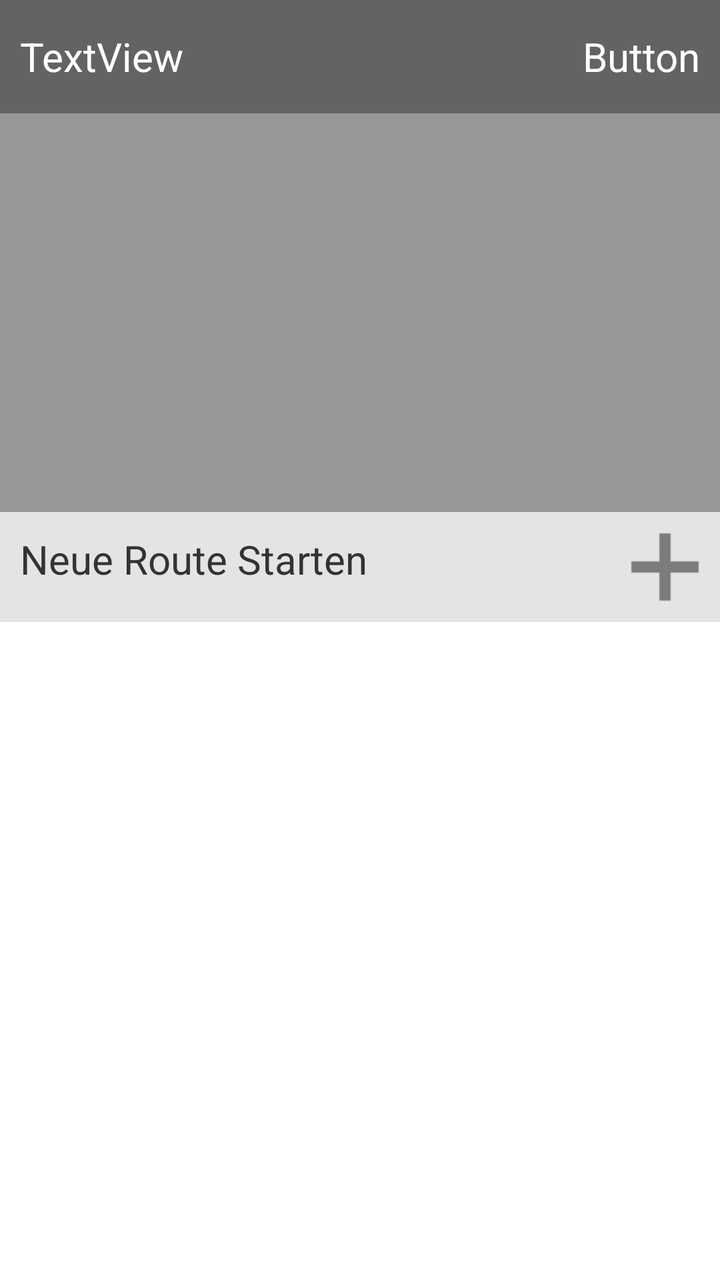
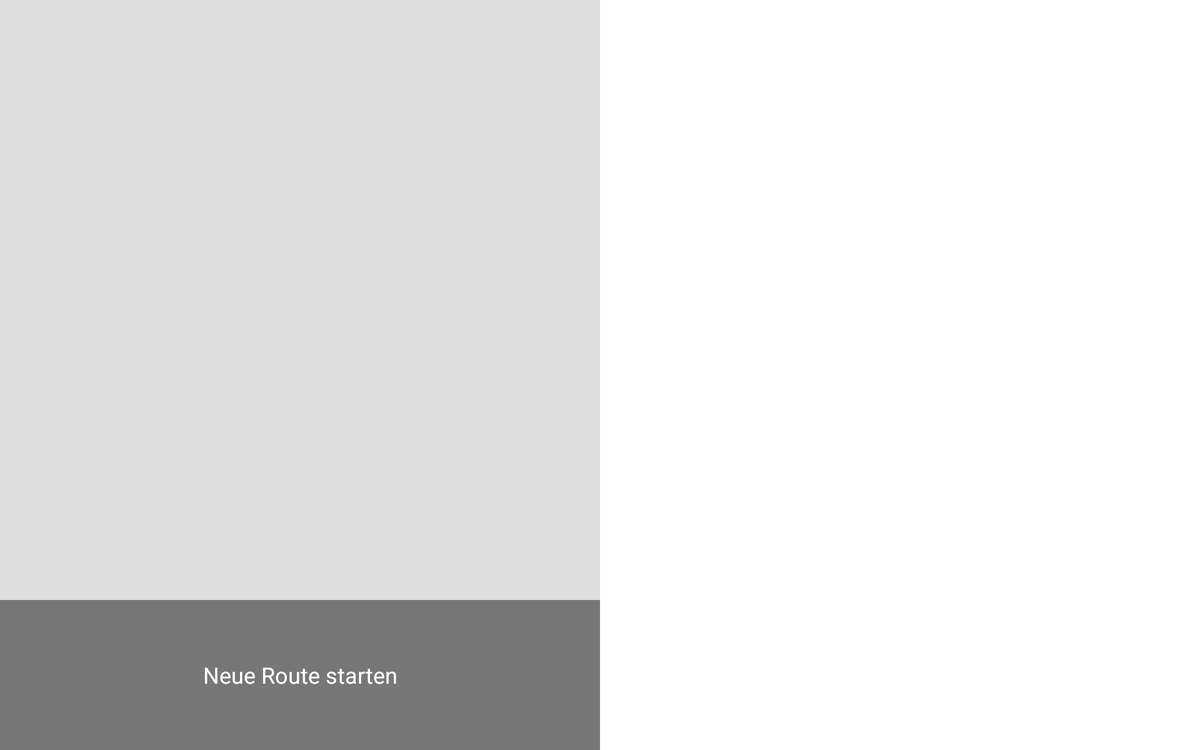

First picture: res/layout/ on a phone held upright. Second picture: the repository's own variant of that layout, on a device whose configuration matches the variant's folder. Source for both follows.
<!-- AndroidManifest.xml: application theme Theme.Appbasetheme -->
<!-- res/layout/fragment_main.xml -->
<?xml version="1.0" encoding="utf-8"?>

<LinearLayout xmlns:android="http://schemas.android.com/apk/res/android"
    android:id="@+id/LinearLayout1"
    android:layout_width="fill_parent"
    android:layout_height="fill_parent"
    android:orientation="vertical" >

    <RelativeLayout
        android:layout_width="match_parent"
        android:layout_height="0dp"
        android:layout_weight="@integer/weightMainMap"
        android:background="@color/gray" >

        <FrameLayout
            android:id="@+id/map"
            android:layout_width="fill_parent"
            android:layout_height="fill_parent"
            android:layout_weight="1"
            android:gravity="center" 
            android:layout_marginBottom="5dp">
        </FrameLayout>

        <FrameLayout
            android:layout_width="match_parent"
            android:layout_height="match_parent"
            android:layout_weight="1" >

            <LinearLayout
                android:layout_width="match_parent"
                android:layout_height="match_parent"
                android:orientation="vertical" >

                <LinearLayout
                    android:layout_width="match_parent"
                    android:layout_height="0dp"
                    android:layout_weight="@integer/weightTextBarMainMap"
                    android:background="@color/gray"
                    android:gravity="center_vertical" >

                    <TextView
                        android:id="@+id/txtViewPic"
                        android:layout_width="0dp"
                        android:layout_height="wrap_content"
                        android:layout_weight="1"
                        android:maxLines="1"
                        android:paddingLeft="10dp"
                        android:text="TextView"
                        android:textColor="@color/white"
                        android:textSize="@dimen/h1" />

                    <TextView
                        android:id="@+id/txtViewDatePreview"
                        android:layout_width="0dp"
                        android:layout_height="wrap_content"
                        android:layout_marginRight="10dp"
                        android:layout_weight="1"
                        android:gravity="right"
                        android:background="#00000000"
                        android:text="Button"
                        android:textColor="@color/white"
                        android:textSize="@dimen/h1" />
                </LinearLayout>

                <FrameLayout
                    android:layout_width="match_parent"
                    android:layout_height="0dp"
                    android:layout_weight="7" >
                </FrameLayout>
            </LinearLayout>
        </FrameLayout>
    </RelativeLayout>

    <RelativeLayout
        android:layout_width="match_parent"
        android:layout_height="0dp"
        android:layout_weight="@integer/weightMainList" >

        <LinearLayout
            android:layout_width="match_parent"
            android:layout_height="match_parent"
            android:orientation="vertical" >

         

            <ViewFlipper
                android:id="@+id/vf"
                android:layout_width="fill_parent"
                android:layout_height="wrap_content"
                 >

                <include
                    android:id="@+id/includeNewElement"
                    layout="@layout/allrouteslist_create_route_item" />

                <include
                    android:id="@+id/includeCurrentElement"
                    layout="@layout/allrouteslist_active_route_item" />
            </ViewFlipper>

      

            <ListView
                android:id="@+id/listView1"
                android:layout_width="fill_parent"
                android:layout_height="fill_parent"
                android:drawSelectorOnTop="false"
                android:listSelector="#e6e6e6"
                android:longClickable="true" >
            </ListView>
        </LinearLayout>
    </RelativeLayout>

</LinearLayout>
<!-- res/layout/allrouteslist_create_route_item.xml (included above) -->
<?xml version="1.0" encoding="utf-8"?>

<LinearLayout xmlns:android="http://schemas.android.com/apk/res/android"
    android:layout_width="fill_parent"
    android:layout_height="wrap_content"
    android:layout_gravity="center_horizontal"
    android:background="#e4e4e4"
    android:orientation="horizontal" >

    <LinearLayout
        android:layout_width="fill_parent"
        android:layout_height="wrap_content"
        android:layout_gravity="center_vertical"
        android:layout_margin="10dp"
        android:orientation="horizontal" >

        <TextView
            android:id="@+id/textNewRoute"
            android:layout_width="wrap_content"
            android:layout_height="wrap_content"
            android:text="Neue Route Starten"
            android:textColor="#333"
            android:textSize="@dimen/h1" />

        <LinearLayout
            android:layout_width="fill_parent"
            android:layout_height="wrap_content"
            android:gravity="right"
            android:orientation="horizontal" >

            <Button
                android:id="@+id/imagebuttonCreate"
                android:layout_width="35dp"
                android:layout_height="35dp"
                android:background="@drawable/icon_new_route"
                android:clickable="false"
                android:focusable="false"
                android:focusableInTouchMode="false"
                android:textColor="@color/white"
                android:textSize="@dimen/h1" />
        </LinearLayout>
    </LinearLayout>

</LinearLayout>
<!-- res/layout/allrouteslist_active_route_item.xml (included above) -->
<?xml version="1.0" encoding="utf-8"?>

<LinearLayout xmlns:android="http://schemas.android.com/apk/res/android"
    android:layout_width="fill_parent"
    android:layout_height="wrap_content"
    android:layout_gravity="center_horizontal"
    android:background="@color/lightgreen"
    android:orientation="horizontal" >

    <LinearLayout
        android:layout_width="fill_parent"
        android:layout_height="wrap_content"
        android:layout_gravity="center_vertical"
        android:layout_margin="@dimen/marginListElement"
        android:orientation="horizontal" >

        <TextView
            android:id="@+id/textRouteNameActive"
            android:layout_width="wrap_content"
            android:layout_height="wrap_content"
            android:layout_gravity="center_vertical"
            android:textColor="@color/white"
            android:textSize="@dimen/h1" />

        <ImageView
            android:id="@+id/ivPlayAnim"
            android:layout_width="15dp"
            android:layout_height="15dp"
            android:layout_gravity="center_vertical"
            android:layout_marginLeft="10dp"
            android:scaleType="fitCenter"
            android:src="@anim/anim_android" />

        <TextView
            android:id="@+id/textRouteDateActive"
            android:layout_width="wrap_content"
            android:layout_height="wrap_content"
            android:layout_marginLeft="10dp"
            android:textColor="@color/white"
            android:textSize="@dimen/h2" />

        <LinearLayout
            android:layout_width="fill_parent"
            android:layout_height="wrap_content"
            android:gravity="right"
            android:orientation="horizontal" >

            <Button
                android:id="@+id/imagebuttonContinue"
                android:layout_width="35dp"
                android:layout_height="35dp"
                android:background="@drawable/icon_play"
                android:clickable="true"
                android:focusable="false"
                android:focusableInTouchMode="false"
                android:textColor="@color/white"
                android:textSize="@dimen/h1" />
        </LinearLayout>
    </LinearLayout>

</LinearLayout>
<!-- resources referenced by this layout -->
<resources>
  <color name="gray">#80303030</color>
  <color name="lightgreen">#88CC00</color>
  <color name="white">#ffff</color>
  <!-- from res/values-normal/ -->
  <dimen name="h1">20dp</dimen>
  <!-- from res/values-normal/ -->
  <dimen name="h2">18dp</dimen>
  <!-- from res/values-normal/ -->
  <integer name="weightMainList">3</integer>
  <!-- from res/values-normal/ -->
  <integer name="weightMainMap">2</integer>
  <!-- from res/values-normal/ -->
  <integer name="weightTextBarMainMap">2</integer>
  <!-- drawable selectable_background_appbasetheme (drawable) -->
  <?xml version="1.0" encoding="utf-8"?>
  
  
  <selector xmlns:android="http://schemas.android.com/apk/res/android"
          android:exitFadeDuration="@android:integer/config_mediumAnimTime" >
      <item android:state_pressed="false" android:state_focused="true" android:drawable="@drawable/list_focused_appbasetheme" />
      <item android:state_pressed="true" android:drawable="@drawable/list_pressed_appbasetheme" />
      <item android:drawable="@android:color/transparent" />
  </selector>
  <style name="PopupMenu.Appbasetheme" parent="@android:style/Widget.Holo.Light.ListPopupWindow">
          <item name="android:popupBackground">@drawable/menu_dropdown_panel_appbasetheme</item>
      </style>
  <style name="DropDownListView.Appbasetheme" parent="@android:style/Widget.Holo.Light.ListView.DropDown">
          <item name="android:listSelector">@drawable/selectable_background_appbasetheme</item>
      </style>
  <style name="ActionBarTabStyle.Appbasetheme" parent="@android:style/Widget.Holo.Light.ActionBar.TabView">
          <item name="android:background">@drawable/tab_indicator_ab_appbasetheme</item>
      </style>
  <style name="DropDownNav.Appbasetheme" parent="@android:style/Widget.Holo.Light.Spinner">
          <item name="android:background">@drawable/spinner_background_ab_appbasetheme</item>
          <item name="android:popupBackground">@drawable/menu_dropdown_panel_appbasetheme</item>
          <item name="android:dropDownSelector">@drawable/selectable_background_appbasetheme</item>
      </style>
  <style name="ActionBar.Solid.Appbasetheme" parent="@android:style/Widget.Holo.Light.ActionBar.Solid">
          <item name="android:background">@drawable/ab_solid_appbasetheme</item>
          <item name="android:backgroundStacked">@drawable/ab_stacked_solid_appbasetheme</item>
          <item name="android:backgroundSplit">@drawable/ab_bottom_solid_appbasetheme</item>
          <item name="android:progressBarStyle">@style/ProgressBar.Appbasetheme</item>
          <item name="android:titleTextStyle">@style/MyTheme.ActionBar.TitleTextStyle</item>
      </style>
  <style name="ActionButton.CloseMode.Appbasetheme" parent="@android:style/Widget.Holo.Light.ActionButton.CloseMode">
          <item name="android:background">@drawable/btn_cab_done_appbasetheme</item>
      </style>
  <style name="ProgressBar.Appbasetheme" parent="@android:style/Widget.Holo.Light.ProgressBar.Horizontal">
          <item name="android:progressDrawable">@drawable/progress_horizontal_appbasetheme</item>
      </style>
  <style name="MyTheme.ActionBar.TitleTextStyle" parent="@android:style/TextAppearance.Holo.Widget.ActionBar.Title">
          <item name="android:textColor">@color/white</item>
      </style>
  <!-- drawable btn_cab_done_appbasetheme (drawable) -->
  <?xml version="1.0" encoding="utf-8"?>
  
  
  <selector xmlns:android="http://schemas.android.com/apk/res/android">
      <item android:state_pressed="true"
          android:drawable="@drawable/btn_cab_done_pressed_appbasetheme" />
      <item android:state_focused="true" android:state_enabled="true"
          android:drawable="@drawable/btn_cab_done_focused_appbasetheme" />
      <item android:state_enabled="true"
          android:drawable="@drawable/btn_cab_done_default_appbasetheme" />
  </selector>
</resources>
<!-- res/layout-large-land/fragment_main.xml (the author's variant of the layout above) -->
<!-- drawn on a 7-inch tablet turned sideways -->
<?xml version="1.0" encoding="utf-8"?>

<LinearLayout xmlns:android="http://schemas.android.com/apk/res/android"
    android:id="@+id/linlayoutland"
    android:layout_width="fill_parent"
    android:layout_height="fill_parent"
    android:background="@color/white"
    android:baselineAligned="false"
    android:orientation="horizontal" >

    <LinearLayout
        android:layout_width="0dp"
        android:layout_height="match_parent"
        android:layout_weight="1"
        android:background="@color/white"
        android:orientation="vertical" >

        <ListView
            android:id="@+id/listView1"
            android:layout_width="match_parent"
            android:layout_height="0dp"
            android:layout_weight="4"
            android:longClickable="true"
            android:background="#dddddd" >
        </ListView>

        <Button
            android:id="@+id/ibCamera"
            android:layout_width="match_parent"
            android:layout_height="0dp"
            android:layout_weight="1"
            android:background="#88000000"
            android:onClick="onButtonClick"
            android:text="Neue Route starten"
            android:textColor="#ffffff" />
    </LinearLayout>

    <FrameLayout
        android:id="@+id/map"
        android:layout_width="0dp"
        android:layout_height="match_parent"
        android:layout_weight="1" >
    </FrameLayout>

</LinearLayout>
<!-- resources referenced by the variant -->
<!-- as a 7-inch tablet turned sideways resolves them -->
<resources>
  <color name="white">#ffff</color>
  <!-- drawable selectable_background_appbasetheme (drawable) -->
  <?xml version="1.0" encoding="utf-8"?>
  
  
  <selector xmlns:android="http://schemas.android.com/apk/res/android"
          android:exitFadeDuration="@android:integer/config_mediumAnimTime" >
      <item android:state_pressed="false" android:state_focused="true" android:drawable="@drawable/list_focused_appbasetheme" />
      <item android:state_pressed="true" android:drawable="@drawable/list_pressed_appbasetheme" />
      <item android:drawable="@android:color/transparent" />
  </selector>
  <style name="PopupMenu.Appbasetheme" parent="@android:style/Widget.Holo.Light.ListPopupWindow">
          <item name="android:popupBackground">@drawable/menu_dropdown_panel_appbasetheme</item>
      </style>
  <style name="DropDownListView.Appbasetheme" parent="@android:style/Widget.Holo.Light.ListView.DropDown">
          <item name="android:listSelector">@drawable/selectable_background_appbasetheme</item>
      </style>
  <style name="ActionBarTabStyle.Appbasetheme" parent="@android:style/Widget.Holo.Light.ActionBar.TabView">
          <item name="android:background">@drawable/tab_indicator_ab_appbasetheme</item>
      </style>
  <style name="DropDownNav.Appbasetheme" parent="@android:style/Widget.Holo.Light.Spinner">
          <item name="android:background">@drawable/spinner_background_ab_appbasetheme</item>
          <item name="android:popupBackground">@drawable/menu_dropdown_panel_appbasetheme</item>
          <item name="android:dropDownSelector">@drawable/selectable_background_appbasetheme</item>
      </style>
  <style name="ActionBar.Solid.Appbasetheme" parent="@android:style/Widget.Holo.Light.ActionBar.Solid">
          <item name="android:background">@drawable/ab_solid_appbasetheme</item>
          <item name="android:backgroundStacked">@drawable/ab_stacked_solid_appbasetheme</item>
          <item name="android:backgroundSplit">@drawable/ab_bottom_solid_appbasetheme</item>
          <item name="android:progressBarStyle">@style/ProgressBar.Appbasetheme</item>
          <item name="android:titleTextStyle">@style/MyTheme.ActionBar.TitleTextStyle</item>
      </style>
  <style name="ActionButton.CloseMode.Appbasetheme" parent="@android:style/Widget.Holo.Light.ActionButton.CloseMode">
          <item name="android:background">@drawable/btn_cab_done_appbasetheme</item>
      </style>
  <!-- drawable spinner_background_ab_appbasetheme (drawable) -->
  <?xml version="1.0" encoding="utf-8"?>
  
  
  <selector xmlns:android="http://schemas.android.com/apk/res/android">
      <item android:state_enabled="false"
          android:drawable="@drawable/spinner_ab_disabled_appbasetheme" />
      <item android:state_pressed="true"
          android:drawable="@drawable/spinner_ab_pressed_appbasetheme" />
      <item android:state_pressed="false" android:state_focused="true"
          android:drawable="@drawable/spinner_ab_focused_appbasetheme" />
      <item android:drawable="@drawable/spinner_ab_default_appbasetheme" />
  </selector>
  <style name="ProgressBar.Appbasetheme" parent="@android:style/Widget.Holo.Light.ProgressBar.Horizontal">
          <item name="android:progressDrawable">@drawable/progress_horizontal_appbasetheme</item>
      </style>
  <style name="MyTheme.ActionBar.TitleTextStyle" parent="@android:style/TextAppearance.Holo.Widget.ActionBar.Title">
          <item name="android:textColor">@color/white</item>
      </style>
  <!-- drawable btn_cab_done_appbasetheme (drawable) -->
  <?xml version="1.0" encoding="utf-8"?>
  
  
  <selector xmlns:android="http://schemas.android.com/apk/res/android">
      <item android:state_pressed="true"
          android:drawable="@drawable/btn_cab_done_pressed_appbasetheme" />
      <item android:state_focused="true" android:state_enabled="true"
          android:drawable="@drawable/btn_cab_done_focused_appbasetheme" />
      <item android:state_enabled="true"
          android:drawable="@drawable/btn_cab_done_default_appbasetheme" />
  </selector>
</resources>
